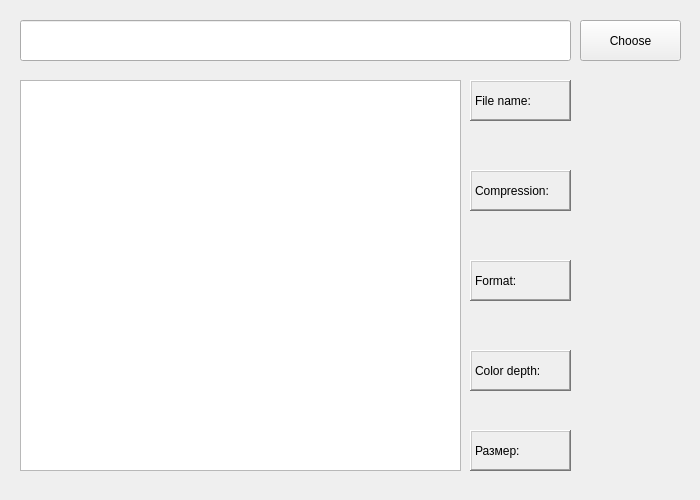
<?xml version="1.0" encoding="UTF-8"?>
<ui version="4.0">
 <class>Widget</class>
 <widget class="QWidget" name="Widget">
  <property name="geometry">
   <rect>
    <x>0</x>
    <y>0</y>
    <width>700</width>
    <height>500</height>
   </rect>
  </property>
  <property name="minimumSize">
   <size>
    <width>700</width>
    <height>500</height>
   </size>
  </property>
  <property name="maximumSize">
   <size>
    <width>700</width>
    <height>500</height>
   </size>
  </property>
  <property name="windowTitle">
   <string>Image Assistant</string>
  </property>
  <widget class="QListView" name="fileTreeView">
   <property name="geometry">
    <rect>
     <x>20</x>
     <y>80</y>
     <width>441</width>
     <height>391</height>
    </rect>
   </property>
  </widget>
  <widget class="QLabel" name="Label_1">
   <property name="geometry">
    <rect>
     <x>470</x>
     <y>80</y>
     <width>101</width>
     <height>41</height>
    </rect>
   </property>
   <property name="frameShape">
    <enum>QFrame::WinPanel</enum>
   </property>
   <property name="frameShadow">
    <enum>QFrame::Raised</enum>
   </property>
   <property name="text">
    <string>File name:</string>
   </property>
  </widget>
  <widget class="QLabel" name="Label_5">
   <property name="geometry">
    <rect>
     <x>470</x>
     <y>430</y>
     <width>101</width>
     <height>41</height>
    </rect>
   </property>
   <property name="frameShape">
    <enum>QFrame::WinPanel</enum>
   </property>
   <property name="frameShadow">
    <enum>QFrame::Raised</enum>
   </property>
   <property name="text">
    <string>Размер:</string>
   </property>
  </widget>
  <widget class="QLabel" name="Label_3">
   <property name="geometry">
    <rect>
     <x>470</x>
     <y>260</y>
     <width>101</width>
     <height>41</height>
    </rect>
   </property>
   <property name="frameShape">
    <enum>QFrame::WinPanel</enum>
   </property>
   <property name="frameShadow">
    <enum>QFrame::Raised</enum>
   </property>
   <property name="text">
    <string>Format:</string>
   </property>
  </widget>
  <widget class="QLabel" name="Label_4">
   <property name="geometry">
    <rect>
     <x>470</x>
     <y>350</y>
     <width>101</width>
     <height>41</height>
    </rect>
   </property>
   <property name="frameShape">
    <enum>QFrame::WinPanel</enum>
   </property>
   <property name="frameShadow">
    <enum>QFrame::Raised</enum>
   </property>
   <property name="text">
    <string>Color depth:</string>
   </property>
  </widget>
  <widget class="QLabel" name="Label_2">
   <property name="geometry">
    <rect>
     <x>470</x>
     <y>170</y>
     <width>101</width>
     <height>41</height>
    </rect>
   </property>
   <property name="frameShape">
    <enum>QFrame::WinPanel</enum>
   </property>
   <property name="frameShadow">
    <enum>QFrame::Raised</enum>
   </property>
   <property name="text">
    <string>Compression:</string>
   </property>
  </widget>
  <widget class="QLabel" name="FileName">
   <property name="geometry">
    <rect>
     <x>600</x>
     <y>90</y>
     <width>141</width>
     <height>21</height>
    </rect>
   </property>
   <property name="text">
    <string/>
   </property>
  </widget>
  <widget class="QLineEdit" name="lineEdit">
   <property name="geometry">
    <rect>
     <x>20</x>
     <y>20</y>
     <width>551</width>
     <height>41</height>
    </rect>
   </property>
  </widget>
  <widget class="QLabel" name="Contraction">
   <property name="geometry">
    <rect>
     <x>600</x>
     <y>170</y>
     <width>181</width>
     <height>31</height>
    </rect>
   </property>
   <property name="text">
    <string/>
   </property>
  </widget>
  <widget class="QLabel" name="Resolution">
   <property name="geometry">
    <rect>
     <x>600</x>
     <y>260</y>
     <width>181</width>
     <height>31</height>
    </rect>
   </property>
   <property name="text">
    <string/>
   </property>
  </widget>
  <widget class="QLabel" name="Color_depth">
   <property name="geometry">
    <rect>
     <x>600</x>
     <y>350</y>
     <width>181</width>
     <height>31</height>
    </rect>
   </property>
   <property name="text">
    <string/>
   </property>
  </widget>
  <widget class="QLabel" name="Size">
   <property name="geometry">
    <rect>
     <x>600</x>
     <y>430</y>
     <width>181</width>
     <height>31</height>
    </rect>
   </property>
   <property name="text">
    <string/>
   </property>
  </widget>
  <widget class="QPushButton" name="multiChoice">
   <property name="geometry">
    <rect>
     <x>580</x>
     <y>20</y>
     <width>101</width>
     <height>41</height>
    </rect>
   </property>
   <property name="text">
    <string>Choose</string>
   </property>
  </widget>
 </widget>
 <resources/>
 <connections/>
</ui>
